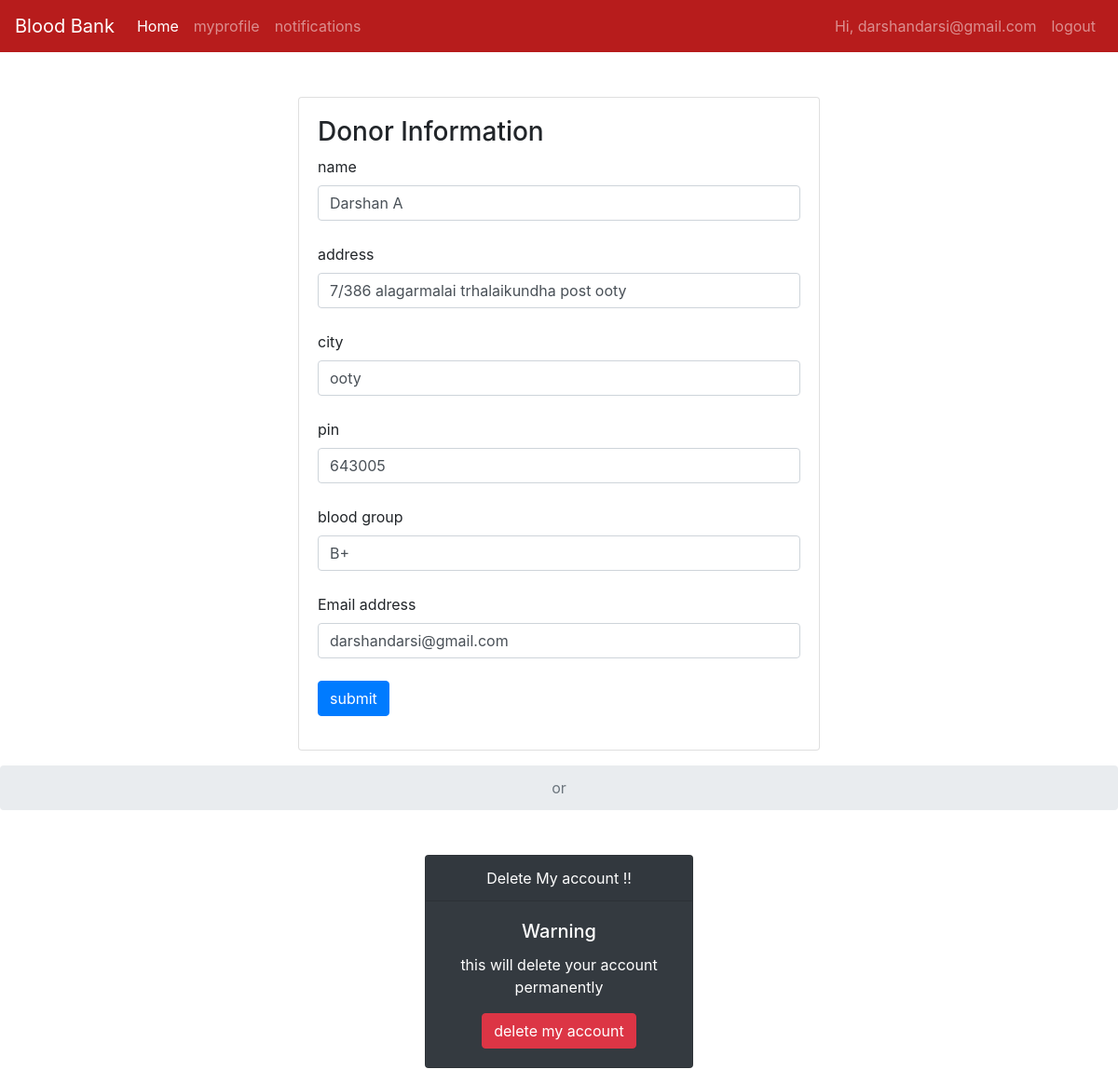
Page /myprofile/darshandarsi@gmail.com (signed in) on the committed database.
### tables this page shows
CREATE TABLE users (name TEXT, addr TEXT, city TEXT, pin TEXT, bg TEXT,email TEXT UNIQUE, pass TEXT);

### server.py (the view, shortened to what this page needs)
@app.route("/myprofile/<email>", methods=('GET', 'POST'))
def myprofile(email):
    msg =""
    if request.method == 'GET':
        con = sqlite3.connect('database.db')
        con.row_factory = sqlite3.Row
        cur = con.cursor()
        cur.execute("select * from users where email=?",(email,))
        rows = cur.fetchall();
        return render_template("myprofile.html",rows = rows)

### templates/myprofile.html (shortened to what this page needs)
{% extends "base.html" %}
{% block content %}
{%for row in rows%}
<center>
<div class="card text-left mt-5" style="width: 35rem;">
  <div class="card-body">
      <form action = "{{url_for('myprofile',email=session['username'])}}" method = "POST">
        <div class="form-group">
         <h3>Donor Information</h3>
         <label for="name">name</label>
         <input type = "text"  class="form-control" name = "name" value="{{row['name']}}" required/><br>
         <label for="name">address</label>
         <input type = "text" name = "addr"  class="form-control" value="{{row['addr']}}" required/><br>
         <label for="name">city</label>
         <input type = "text" name ="city" class="form-control" value="{{row['city']}}" required/><br>
         <label for="name">pin</label>
         <input type = "text" name ="pin" class="form-control" value="{{row['pin']}}" required/><br>
         <label for="name">blood group</label>
         <input type = "text" name ="bg" class="form-control" value="{{row['bg']}}" required/><br>
         <label for="exampleInputEmail1">Email address</label>
        <input type = "email" name ="email" class="form-control" value="{{row['email']}}" required/><br>
         <input type = "submit" value = "submit" class="btn btn-primary" /><br>
       </div>
      </form>
      </div>
      </div>
      </center>
<center>
  <nav aria-label="breadcrumb  ">
    <ol class="breadcrumb mt-3 justify-content-center">
      <li class="breadcrumb-item active" aria-current="page">or</li>
    </ol>
  </nav>
 <div class="card text-white bg-dark mb-3 mt-5" style="max-width: 18rem;">
  <div class="card-header">Delete My account !!</div>
  <div class="card-body">
    <h5 class="card-title">Warning</h5>
    <p class="card-text">this will delete your account permanently</p>
      <a  class="btn btn-danger" data-toggle="modal" data-target="#exampleModalCenter">delete my account</a>
  </div>
</div>
</center>
{%endfor%}
 {% endblock %}

### templates/base.html (shortened to what this page needs)
<html>
    <head>
        <link rel="stylesheet" href="https://stackpath.bootstrapcdn.com/bootstrap/4.1.3/css/bootstrap.min.css">
    </head>
    <body>
      {% if session['admin'] == True %}
      <nav class="navbar navbar-expand-lg navbar-dark" style="background-color: #b71c1c;">
        <button class="navbar-toggler" type="button" data-toggle="collapse" data-target="#navbarSupportedContent" aria-controls="navbarSupportedContent" aria-expanded="false" aria-label="Toggle navigation">
          <span class="navbar-toggler-icon"></span>
        </button>
      <div class="collapse navbar-collapse" id="navbarNav">
        <a class="navbar-brand" href="/">Blood Bank</a>
      <ul class="navbar-nav mr-auto">
        <li class="nav-item active">
          <a class="nav-link" href="/">Home <span class="sr-only">(current)</span></a>
        </li>
      <li class="nav-item">
        <a class="nav-link" href="/dashboard">Dashboard</a>
      </li>
      <li class="nav-item">
        <a class="nav-link" href="/bloodbank">add blood</a>
      </li>
      </ul>
      <ul class="navbar-nav ml-auto">
        <li class="nav-item">
          <a class="nav-link" href="{{url_for('logout')}}">logout</a>
        </li>
        </ul>
    </div>
  </nav>
      {% elif session['logged_in'] == True %}
      <nav class="navbar navbar-expand-lg navbar-dark" style="background-color: #b71c1c;">
      <div class="collapse navbar-collapse" id="navbarNav">
        <a class="navbar-brand" href="/">Blood Bank</a>
      <ul class="navbar-nav mr-auto">
        <li class="nav-item active">
          <a class="nav-link" href="/">Home <span class="sr-only">(current)</span></a>
        </li>
      <li class="nav-item">
        <a class="nav-link" href="{{url_for('myprofile',email=session['username'])}}">myprofile</a>
      </li>
      <li class="nav-item">
        <a class="nav-link" href="{{url_for('notifications')}}">notifications</a>
      </li>
      </ul>
      <ul class="navbar-nav ml-auto">
    <li class="nav-item">
      <a class="nav-link" href="#"> Hi, {{ session['username']}}</a>
    </li>
    <li class="nav-item">
      <a class="nav-link" href="{{url_for('logout')}}">logout</a>
    </li>
    </ul>
  </div>
</nav>
    {%endif%}
          {% block content %}
           {% endblock %}
      </body>
</html>

### rows in the picture
users: username "darshandarsi@gmail.com", name "Darshan A", addr "7/386 alagarmalai trhalaikundha post ooty", city "ooty", pin "643005", bg "B+", email "darshandarsi@gmail.com"
